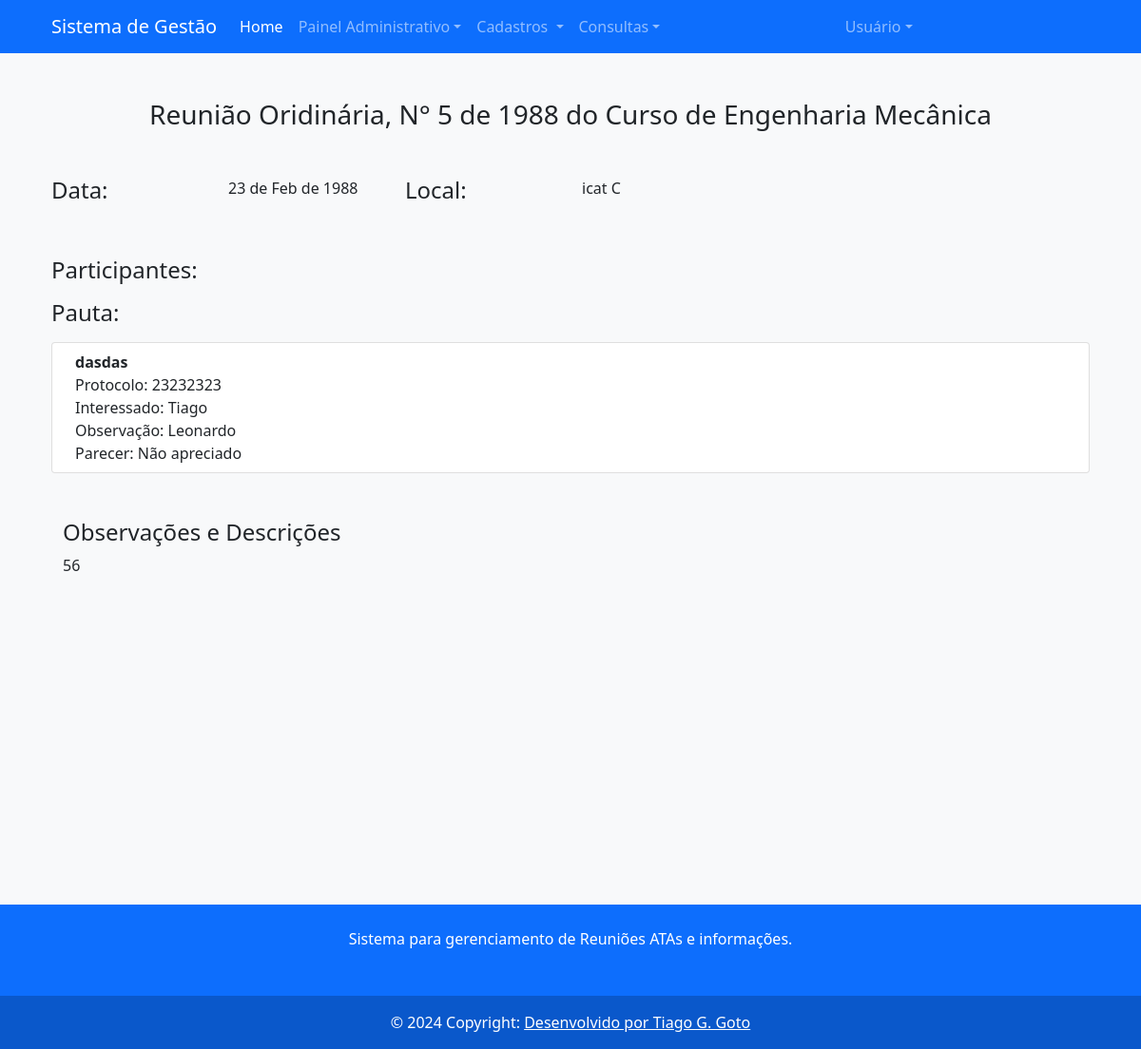
Page /meetings/1 (signed in) on the earlier database version.
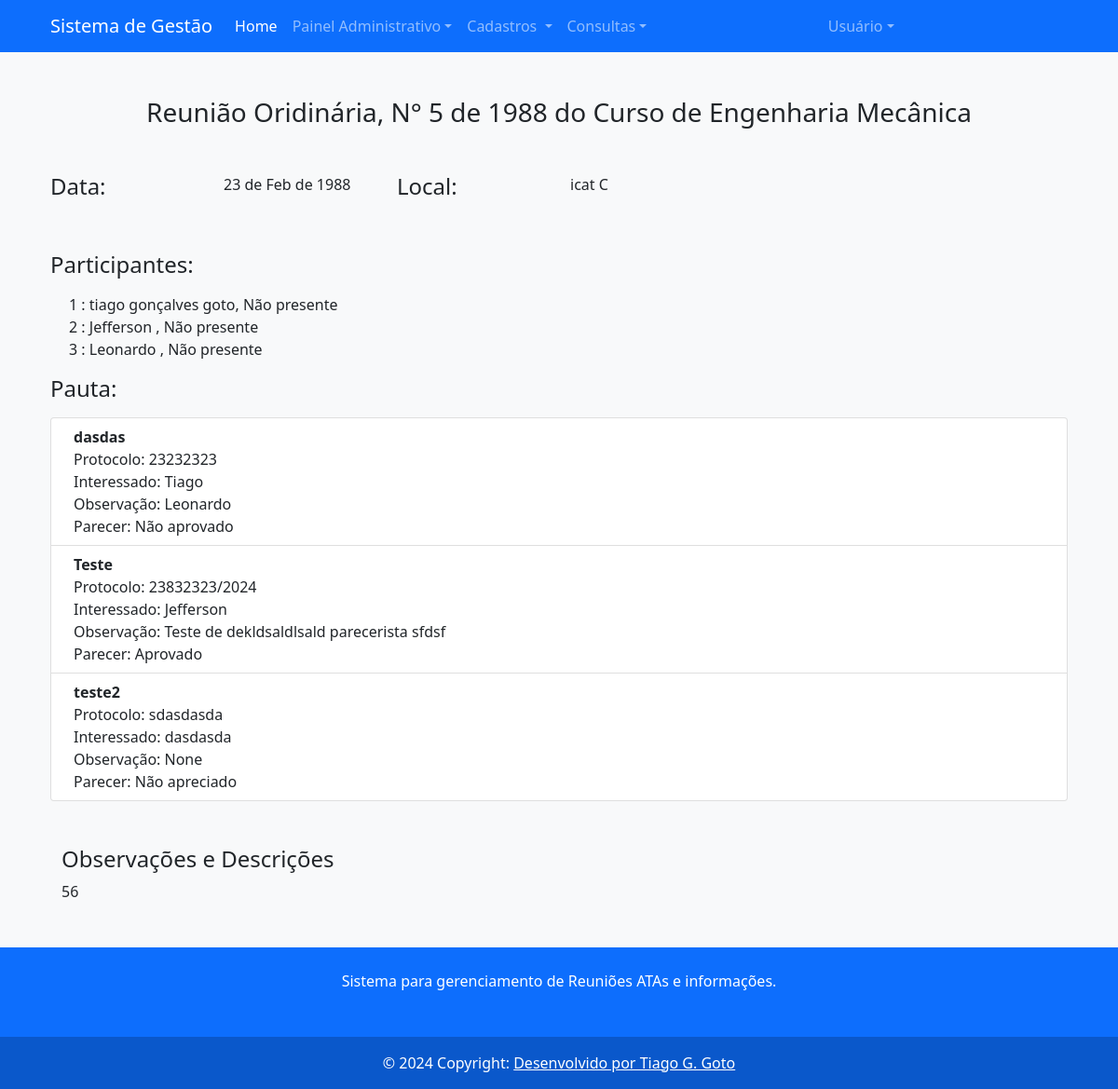
Same page on the later database version.
### src/models/entities/meetings.py (models this page shows, shortened)
class Meeting_type(db.Model):
    __tablename__="meeting_type"
    id = db.Column(db.Integer, primary_key=True, autoincrement=True)
    type_name = db.Column(db.Text, nullable=False)
    meeting = db.relationship("Meetings", back_populates="meet_type", lazy='dynamic')
    numbering = db.relationship("Numbering", back_populates="meet_type", lazy="dynamic")
    def __repr__(self):
        return f"{self.type_name}"

class Meetings(db.Model):
    __tablename__ = "meetings"
    id = db.Column(db.Integer, primary_key=True, autoincrement=True)
    meet_number = db.Column(db.Integer, nullable=False)
    meet_description = db.Column(db.Text, nullable=False)
    meet_regdate = db.Column(db.DateTime, default=datetime.now)
    meet_date = db.Column(db.DateTime, nullable = False)
    meet_location = db.Column(db.Text, nullable = False)
    meet_type_id = db.Column(db.Integer, db.ForeignKey('meeting_type.id'), nullable=False)
    meet_type = db.relationship("Meeting_type", back_populates="meeting")
    meeting_agenda = db.relationship("Meeting_agenda", back_populates="meeting", lazy='dynamic')
    minutes = db.relationship("Meeting_minute", back_populates="meeting", lazy='dynamic')
    attendees = db.relationship("Meeting_attendees", back_populates="meeting", lazy='dynamic')
    course_id = db.Column(db.Integer, db.ForeignKey('course.id'), nullable = False)
    course = db.relationship("Course", back_populates="meeting")

class Meeting_agenda(db.Model):
    __tablename__="meeting_agenda"
    id = db.Column(db.Integer, primary_key=True, autoincrement=True)
    agenda_topic = db.Column(db.Text, nullable=False)
    agenda_protocol = db.Column(db.Text, nullable = True)
    agenda_interested = db.Column(db.Text, nullable = True)
    agenda_description = db.Column(db.Text, nullable= True)
    status = db.Column(db.Boolean, nullable=True)
    meeting_id = db.Column(db.Integer, db.ForeignKey('meetings.id'), nullable=False)
    meeting = db.relationship("Meetings", back_populates="meeting_agenda")
    minute_id = db.Column(db.Integer, db.ForeignKey('meeting_minute.id'), nullable=True)
    minute = db.relationship("Meeting_minute", back_populates="meeting_agenda")

class Meeting_attendees(db.Model):
    __tablename__='meeting_attendees'
    id = db.Column(db.Integer, primary_key=True, autoincrement=True)
    meetings_id = db.Column(db.Integer, db.ForeignKey('meetings.id'))
    status = db.Column(db.Boolean, nullable=True) # True -is presented -> false ->not presented in meeting
    meeting = db.relationship("Meetings", back_populates="attendees")
    attendee_id = db.Column(db.Integer, db.ForeignKey('attendees.id'), nullable=True)
    attendee = db.relationship('Attendees', back_populates="meeting_attendees")

class Attendees(db.Model):
    __tablename__ = 'attendees'
    id = db.Column(db.Integer, primary_key=True, autoincrement=True)
    name = db.Column(db.Text, nullable=False)
    document = db.Column(db.Text, nullable=True)
    course_id = db.Column(db.Integer, db.ForeignKey('course.id'))
    meeting_attendees = db.relationship("Meeting_attendees", back_populates="attendee", lazy='dynamic')
    course = db.relationship("Course", back_populates="attendee")
    def __repr__(self) -> str:
        return f"{self.name}"

### src/models/entities/institution.py (models this page shows, shortened)
class Course(db.Model):
    __tablename__= 'course'
    id = db.Column(db.Integer, primary_key=True, autoincrement=True)
    name = db.Column(db.Text, nullable=False)
    depart_id = db.Column(db.Integer, db.ForeignKey('department.id'))
    department = db.relationship("Department", back_populates="course")
    meeting = db.relationship("Meetings", back_populates="course", lazy='dynamic')
    numbering = db.relationship("Numbering", back_populates="course", lazy='dynamic')
    attendee = db.relationship("Attendees", back_populates="course", lazy='dynamic')
    def __repr__(self):
        return f'{self.name}'

### src/routes/meetings.py (the view)
@meetings_route.route('/<id>', methods=['GET'])
@login_required
def consult_meeting(id):
    meeting = Reg_meetings.get_meeting(id)
    if not meeting:
        return redirect(url_for('meetings.erro_page'))
    list_at = Reg_meeting_atten.get_list(id)
    list_agenda = Reg_agenda.get_meet_agenda(id)
    return render_template('meeting_info.html', meeting=meeting , attendee_list = list_at, agenda=list_agenda)

### src/models/repository/meetings.py (called while the page is built)
    def get_meeting(id):
        meeting = db.session.execute(db.select(Meetings).filter_by(id = id)).scalar()
        return meeting

    def get_list(mee_id):
        list_attendees = db.session.execute(db.select(Meeting_attendees).filter_by(meetings_id = mee_id)).scalars()
        return list_attendees

    def get_meet_agenda(id):
        list_agenda = db.session.execute(db.select(Meeting_agenda).filter_by(meeting_id=id)).scalars()
        return list_agenda

### src/routes/login.py (called while the page is built)
@login_manager.user_loader
def loader_user(user_id):
    return Users.query.filter_by(userid=user_id).first()

### src/templates/meeting_info.html
{% extends "base.html" %}
{% block content %}
<div class="conatiner min-vh-100 my-5">
    <div class="container ">
        <div class="container text-center">
            <h3 class="mb-3"> Reunião {{ meeting.meet_type}}, N° {{meeting.meet_number}} de {{meeting.meet_date.year}} do Curso de {{meeting.course}}</h2>
        </div>
        <div class="row my-5 ">
            <div class="col-md-2 text-left">
                <h4> Data: </h4>
            </div>
            <div class="col-md-2 text-left"> {{meeting.meet_date.strftime("%d de %b de %Y")}} </div>
            <div class="col-md-2 text-left"><h4> Local: </h4></div>
            <div class="col-md-2 text-left"> {{meeting.meet_location}} </div>
        </div>
        <div class="conatiner text-left">
            <h4> Participantes: </h4>
        </div>
        <div class="container my-3 ">
            {% for attendee in attendee_list %}
            <div class="col mx-2">
                {{loop.index0 + 1}} : {{ attendee.attendee }}, {% if attendee.status %} Presente {% else%} Não presente {% endif %}
            </div>
            {% endfor %}
        </div>
        <div class="conatiner text-left">
            <h4 class="my-3"> Pauta: </h4>
            <ol class="list-group list-group-numbering">
                {% for ag in agenda %}
                <li class="list-group-item d-flex justify-content-between align-items-start">
                    <div class="ms-2 me-auto">
                        <div class="fw-bold"> {{ag.agenda_topic}} </div>
                        Protocolo: {{ag.agenda_protocol}} <br>
                        Interessado: {{ag.agenda_interested}} <br>
                        Observação: {{ag.agenda_description}} <br>
                        Parecer: {% if ag.status == None %} Não apreciado {% elif ag.status %} Aprovado {% else %} Não aprovado {%endif%}
                    </div>
                </li>
                {% endfor %}
            </ol>
        </div>
        <div class="container my-5">
            <h4 class="text-left"> Observações e Descrições </h4>
            <p class="text-left">{{meeting.meet_description}} </p>
        </div>
    </div>
</div>
{% endblock %}

### src/templates/base.html (shortened to what this page needs)
<!doctype html>
<html lang="en">
  <head>
    <link href="https://cdn.jsdelivr.net/npm/bootstrap@5.0.2/dist/css/bootstrap.min.css" rel="stylesheet">
    <link rel="stylesheet" href="https://cdn.jsdelivr.net/npm/bootstrap-icons@1.11.3/font/bootstrap-icons.min.css">
  </head>
  <body class="bg-light min-vh-100" >
    <header class="bg-primary">
        <div class="container ">
        <nav class="navbar navbar-expand-lg navbar-dark bg-primary">
            <div class="container-fluid">
                <a class="navbar-brand" href="#">Sistema de Gestão</a>
                <div class="collapse navbar-collapse" id="navbarText">
                    <ul class="navbar-nav me-auto mb-2 mb-lg-0">
                      <li class="nav-item">
                        <a class="nav-link active" aria-current="page" href="{{ url_for('home.home') }}">Home</a>
                      </li>
                      <li class="nav-item dropdown">
                        <a class="nav-link dropdown-toggle" href="#" role="button" data-bs-toggle="dropdown" aria-expanded="false" > Painel Administrativo</a>
                      </li>
                      <li class="nav-item dropdown">
                        <a class="nav-link dropdown-toggle" href="#" role="button" data-bs-toggle="dropdown" aria-expanded="false" > Cadastros </a>
                      </li>
                      <li class="nav-item dropdown">
                        <a class="nav-link dropdown-toggle" href="#" role="button" data-bs-toggle="dropdown" aria-expanded="false" > Consultas</a>
                      </li>
                    </ul>
                    <ul class="navbar-nav me-auto mb-2 mb-lg-0">
                      <li class="nav-item dropdown">
                        <a class="nav-link dropdown-toggle" href="#" role="button" data-bs-toggle="dropdown" aria-expanded="false" > Usuário</a>
                      </li>
                    </ul>
                </div>
            </div>
          </nav>
        </div>
    </header>
    <div class="container min-vh-100">
    {% block content %}{% endblock %}
    </div>
<footer class="bg-primary text-center text-white">
    <div class="container p-4">
      <section class="mb-4">
        <p>
         Sistema para gerenciamento de Reuniões ATAs e informações.
        </p>
      </section>
    </div>
    <div class="text-center p-3" style="background-color: rgba(0, 0, 0, 0.2)">
      © 2024 Copyright:
      <a class="text-white" href="#">Desenvolvido por Tiago G. Goto</a>
    </div>
  </footer>
  </body>
</html>

Differences in the rows shown:
now on this page (row edited): Meeting_attendees: attendee "tiago gonçalves goto", shows "Não presente"
added Meeting_attendees: attendee "Jefferson", shows "Não presente"
added Meeting_attendees: attendee "Leonardo", shows "Não presente"
changed Meeting_agenda "dasdas": status "Não apreciado" → "Não aprovado"
added Meeting_agenda: agenda_topic "Teste", agenda_protocol "23832323/2024", agenda_interested "Jefferson", agenda_description "Teste de dekldsaldlsald parecerista sfdsf", status "Aprovado"
added Meeting_agenda: agenda_topic "teste2", agenda_protocol "sdasdasda", agenda_interested "dasdasda", agenda_description "None", shows "Não apreciado"
